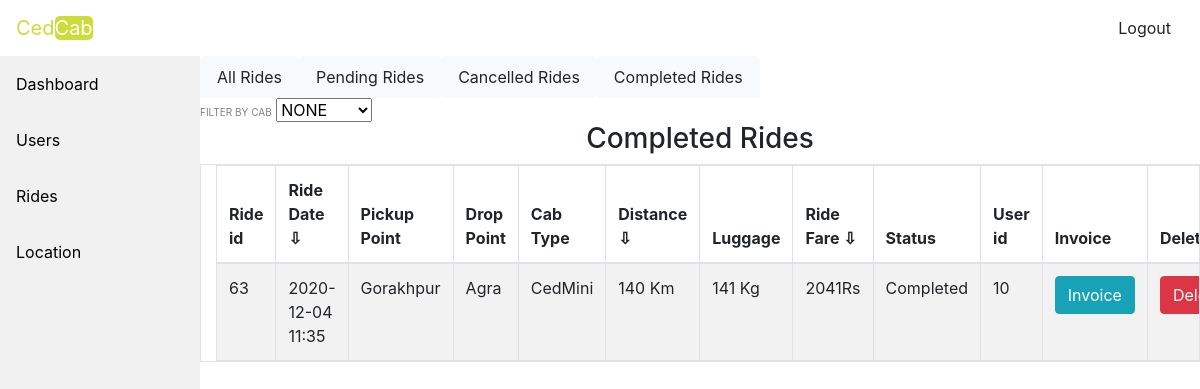
The app's page /acomride.php (signed in) with its own data.
### tables this page shows
CREATE TABLE `ride` (
  `ride_id` int(11) NOT NULL,
  `ride_date` varchar(20) NOT NULL,
  `from_distance` varchar(50) NOT NULL,
  `to_distance` varchar(50) NOT NULL,
  `cab_type` varchar(20) NOT NULL,
  `total_distance` varchar(50) NOT NULL,
  `luggage` varchar(50) NOT NULL,
  `total_fare` varchar(50) NOT NULL,
  `status` int(1) NOT NULL,
  `customer_user_id` int(50) NOT NULL
);

### dbcon.php (called while the page is built, shortened)
<?
    class dbcon
    {
    function __construct(){
    $this->conn = new mysqli("localhost", "root", "password", "cedcab");
    }
    }
    ?>

### adminwrk.php (called while the page is built, shortened)
<?php
class adminwrk
{
    function comride($conn)
    {
        $sql = "SELECT * FROM ride WHERE status=2";
        $result = $conn->query($sql);
        $appr=array();
        while($row = $result->fetch_assoc()){
            array_push($appr, $row);
        }
        return $appr;
    }
}
?>

### acomride.php (the view, shortened to what this page needs)
<?php
include('adhead.php');
if($_SESSION['userdata']['is_admin']==1){
include('adsidebar.php');
?>
<nav class="nav nav-pills nav-justified col-sm-10">
    <a class="nav-link btn btn-light " href="allrides.php">All Rides</a>
    <a class="nav-link btn btn-light " href="apenride.php" >Pending Rides</a>
    <a class="nav-link btn btn-light " href="acanride.php" >Cancelled Rides</a>
    <a class="nav-link btn btn-light " href="acomride.php">Completed Rides</a>
  </nav>
  <div id="drp" class="row">
  <div class="mr-2" id="cfilt">
  <label for="filter">FILTER BY CAB</label>
  <select name="cfil" id="cfil">
  <option value="" selected>NONE</option>
  </select>
  </div>
  </div>
  <div id="comr">
<h3 class="text-center">Completed Rides</h3>
  <table id='tbl3' class="container-fluid col-lg-10 mr-lg-2 table table-responsive table-hover table-bordered table-striped">
      <thead>
          <th>Ride id</th>
          <th onclick="sortTable(1,tbl3)">Ride Date ⇩</th>
          <th>Pickup Point</th>
          <th>Drop Point</th>
          <th>Cab Type</th>
          <th onclick="sortTablen(5,tbl3)">Distance ⇩</th>
          <th>Luggage</th>
          <th onclick="sortTablen(7,tbl3)">Ride Fare ⇩</th>
          <th>Status</th>
          <th>User id</th>
          <th>Invoice</th>
          <th>Delete</th>
      </thead>
      <tbody id="tbl3c">
      <?php
          $adm = new adminwrk();
          $admc = new dbcon();
          $com = $adm->comride($admc->conn);
          foreach($com as $key=>$val)
          {
            echo "<tr><td>".$val['ride_id']."</td><td>".$val['ride_date']."</td><td>".$val['from_distance']."</td><td>".$val['to_distance']."</td><td>".$val['cab_type']."</td><td>".$val['total_distance']." Km</td><td>".$val['luggage']." Kg</td><td>".$val['total_fare']."Rs</td><td>";
            if($val['status']==2)
            {
              echo "Completed</td>";
            }
            echo  "<td>".$val['customer_user_id']."</td>";
            echo "<td><a class='btn btn-info' href='invoice.php?id=".$val['ride_id']."'>Invoice</a></td>";
            echo "<td><a class='btn btn-danger' onClick=\"javascript: return confirm('Please confirm deletion');\" href='acomride.php?action=no&id=".$val['ride_id']."'>Delete</a></td></tr></tr>";
          }
      ?>
      </tbody>
  </table>
</div>
<?php }
       else{
         echo '<h1 class="text-center text-weight-bold text-dark">You Are not Authorised</h1>';
       }
include('adfoot.php'); ?>

### style.css (style rules this page uses)
label { font-size: 10px; margin: auto; padding: auto; color: grey; }
th { cursor: pointer; }

### records on screen
ride: ride_id "63", ride_date "2020-12-04 11:35", from_distance "Gorakhpur", to_distance "Agra", cab_type "CedMini", total_distance "140", luggage "141", total_fare "2041", status "Completed", customer_user "10"
